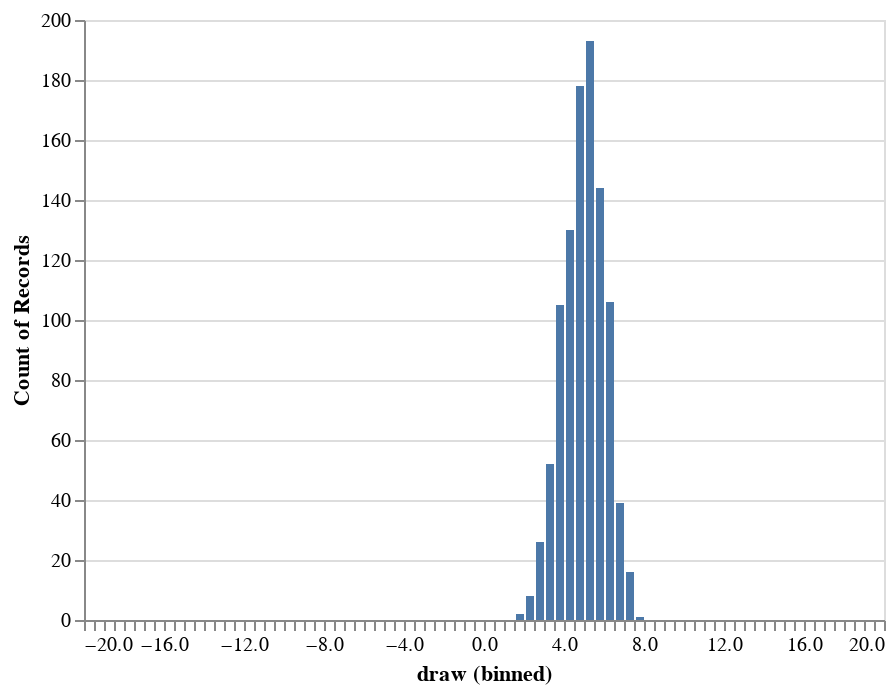

The cell this chart's notebook holds for it:
### Markdown cell above
## Variance notebook

The variance of a r.v. $X$ is written $var(X)$ where $var(X) = E\big[ (X - E[X])^2 \big]$

The variance is itself an expected value. It is the expected value of the squared deviation from the expected value. In other words, it is how far $X$ is usually from $E[X]$. 

Don't let the formula $E\big[ (X - E[X])^2 \big]$ scare you. It's just an expected value. In general $E[X]=p(x_j)(x_j)$ where $x_j$ is the value of the r.v. $X$ on draw $j$. Here $x_j$ is $(x_j - E[X])^2$ and $E[X] = \Sigma p(x_j)(x_j - E[X])^2$. 

How do we know $p(x_k)$? Often, if you have some overvations and want to know their variance, then $p(x_k)$ can be just observed from the data. It is just the fraction of times you observe $x_k$ in $N$ draws of the data. The observed distribution is sometimes called the "empirical distribution."

The standard deviation you may have seen in stats courses, aka $\sigma$, is just the square root of the variance, i.e. $\sqrt{Var(X)}=\sigma$.

### Code cell
import numpy as np
import pandas as pd
import altair as alt

mu = 5 
sigma = 1

# draw 1000 points from a distribution with mean 5 and standard deviation 1
draws = np.random.normal(mu, sigma, 1000)

df = pd.DataFrame({"draw": draws})

alt.Chart(df).mark_bar().encode(
     alt.X("draw:Q", bin=alt.Bin(extent=[-20, 20], step=0.5), scale=alt.Scale(domain=(-20, 20))),
    y='count()',
)

### Figure 1 — Vega-Lite specification as saved in the notebook (floating-point values rounded to 4 significant figures; data arrays with more than 128 entries replaced by an {"elided": "..."} marker saying what was removed)
{"config": {"view": {"continuousWidth": 400, "continuousHeight": 300}}, "data": {"name": "data-9ad88b0e3609d1c16eb55fb542290f39"}, "mark": "bar", "encoding": {"x": {"type": "quantitative", "bin": {"extent": [-20, 20], "step": 0.5}, "field": "draw", "scale": {"domain": [-20, 20]}}, "y": {"type": "quantitative", "aggregate": "count"}}, "$schema": "https://vega.github.io/schema/vega-lite/v4.8.1.json", "datasets": {"data-9ad88b0e3609d1c16eb55fb542290f39": {"elided": "1000 records"}}}
